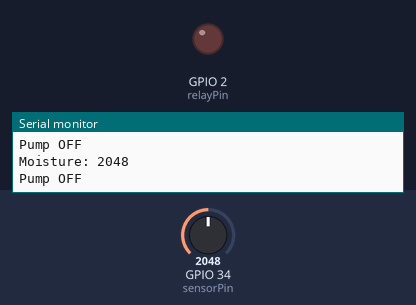
A sketch run on a simulated ESP32. Shown: output pins drawn as LEDs (lit = HIGH), the last lines printed to the serial monitor. The test bench sets the inputs (shaded band); at power-on: GPIO 34 (sensorPin) = 2048.

Above: at 1.8 s.
1.9 s: GPIO 34 (sensorPin) set to 1968
At 2.8 s:
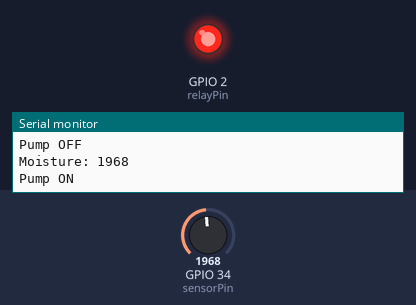
3.5 s: GPIO 34 (sensorPin) set to 2040
At 4.3 s:
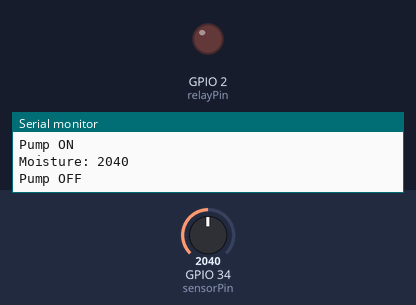
5.5 s: GPIO 34 (sensorPin) set to 1960
At 7.1 s:
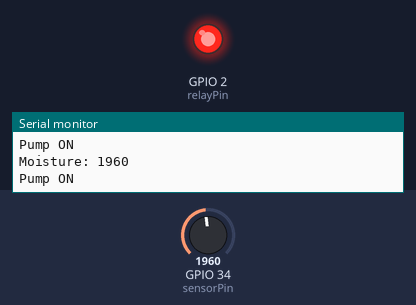
Timing chart, 0 to 8.6 s (numbered marks = the images above; inputs shaded):
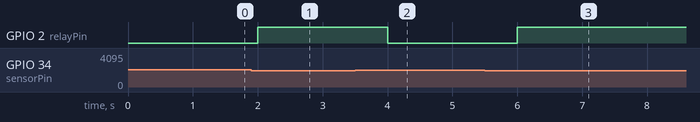

Measured:
- the behaviour switches between 2000 and 1999 on GPIO 34 (sensorPin) (found by bisection; images 0 and 1)
- after the input at 1.9 s, GPIO 2 (relayPin): LOW → HIGH after 0.10 s
- after the input at 3.5 s, GPIO 2 (relayPin): HIGH → LOW after 0.50 s
- after the input at 5.5 s, GPIO 2 (relayPin): LOW → HIGH after 0.50 s

The sketch:

sketch.ino
```cpp
const int sensorPin = 34;
const int relayPin = 2;

int threshold = 2000;

void setup() {
  Serial.begin(115200);
  pinMode(relayPin, OUTPUT);
}

void loop() {
  int moisture = analogRead(sensorPin);

  Serial.print("Moisture: ");
  Serial.println(moisture);

  if (moisture < threshold) {
    digitalWrite(relayPin, HIGH);
    Serial.println("Pump ON");
  } else {
    digitalWrite(relayPin, LOW);
    Serial.println("Pump OFF");
  }

  delay(1000);
}
```
